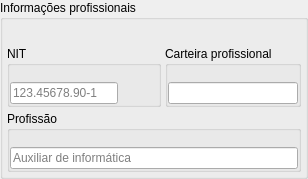
           <widget class="QGroupBox" name="gbInfoProfissionais">
            <property name="sizePolicy">
             <sizepolicy hsizetype="Preferred" vsizetype="Preferred">
              <horstretch>0</horstretch>
              <verstretch>0</verstretch>
             </sizepolicy>
            </property>
            <property name="maximumSize">
             <size>
              <width>16777215</width>
              <height>170</height>
             </size>
            </property>
            <property name="title">
             <string>Informações profissionais</string>
            </property>
            <layout class="QGridLayout" name="gridLayout_4">
             <property name="leftMargin">
              <number>4</number>
             </property>
             <property name="topMargin">
              <number>26</number>
             </property>
             <property name="rightMargin">
              <number>4</number>
             </property>
             <property name="bottomMargin">
              <number>4</number>
             </property>
             <property name="spacing">
              <number>4</number>
             </property>
             <item row="0" column="0">
              <widget class="QGroupBox" name="groupBox_29">
               <property name="title">
                <string>NIT</string>
               </property>
               <layout class="QHBoxLayout" name="horizontalLayout_29">
                <property name="spacing">
                 <number>0</number>
                </property>
                <property name="leftMargin">
                 <number>0</number>
                </property>
                <property name="topMargin">
                 <number>16</number>
                </property>
                <property name="rightMargin">
                 <number>0</number>
                </property>
                <property name="bottomMargin">
                 <number>0</number>
                </property>
                <item>
                 <widget class="QLineEdit" name="leNit">
                  <property name="maxLength">
                   <number>14</number>
                  </property>
                  <property name="placeholderText">
                   <string>123.45678.90-1</string>
                  </property>
                 </widget>
                </item>
                <item>
                 <spacer name="horizontalSpacer_8">
                  <property name="orientation">
                   <enum>Qt::Horizontal</enum>
                  </property>
                  <property name="sizeHint" stdset="0">
                   <size>
                    <width>40</width>
                    <height>20</height>
                   </size>
                  </property>
                 </spacer>
                </item>
               </layout>
              </widget>
             </item>
             <item row="0" column="1">
              <widget class="QGroupBox" name="groupBox_30">
               <property name="title">
                <string>Carteira profissional</string>
               </property>
               <layout class="QHBoxLayout" name="horizontalLayout_30">
                <property name="spacing">
                 <number>0</number>
                </property>
                <property name="leftMargin">
                 <number>0</number>
                </property>
                <property name="topMargin">
                 <number>16</number>
                </property>
                <property name="rightMargin">
                 <number>0</number>
                </property>
                <property name="bottomMargin">
                 <number>0</number>
                </property>
                <item>
                 <widget class="QLineEdit" name="leCartProf"/>
                </item>
               </layout>
              </widget>
             </item>
             <item row="1" column="0" colspan="2">
              <widget class="QGroupBox" name="groupBox_31">
               <property name="title">
                <string>Profissão</string>
               </property>
               <layout class="QHBoxLayout" name="horizontalLayout_31">
                <property name="spacing">
                 <number>0</number>
                </property>
                <property name="leftMargin">
                 <number>0</number>
                </property>
                <property name="topMargin">
                 <number>16</number>
                </property>
                <property name="rightMargin">
                 <number>0</number>
                </property>
                <property name="bottomMargin">
                 <number>0</number>
                </property>
                <item>
                 <widget class="QLineEdit" name="leProfissao">
                  <property name="placeholderText">
                   <string>Auxiliar de informática</string>
                  </property>
                 </widget>
                </item>
               </layout>
              </widget>
             </item>
            </layout>
           </widget>
